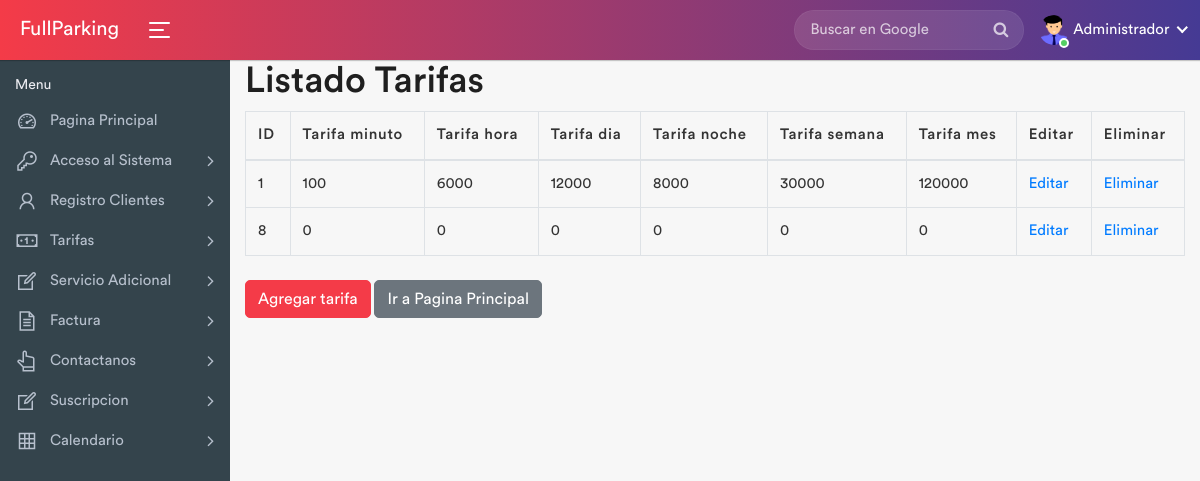
The page /listar_Tarifas.php (signed in) on the database its author committed.
### tables this page shows
CREATE TABLE `tarifas` (
  `idTarifas` int(8) NOT NULL,
  `Tarifa_minuto` int(8) NOT NULL,
  `Tarifa_hora` int(8) NOT NULL,
  `Tarifa_dia` int(8) NOT NULL,
  `Tarifa_noche` int(8) NOT NULL,
  `Tarifa_semana` int(8) NOT NULL,
  `Tarifa_mes` int(8) NOT NULL
);

### listar_Tarifas.php (the view)
<?php
include_once "./vistas/encabezado.php";
$mysqli= include_once "./database/conexion.php";
$resultadoQuery = $mysqli->query("SELECT idTarifas,
Tarifa_minuto,
Tarifa_hora,
Tarifa_dia,
Tarifa_noche,
Tarifa_semana,
Tarifa_mes
FROM tarifas");
$listadoClientes= $resultadoQuery->fetch_all(MYSQLI_ASSOC);
?>
<div class="container">
<div class="row">
<div class="col-12">
    <h1>Listado Tarifas</h1>
</div>
<div class="col-12">
    <table class="table table-bordered">
    <thead>
    <tr>
        <th scope="col">ID</th>
        <th scope="col">Tarifa minuto</th>
        <th scope="col">Tarifa hora</th>
        <th scope="col">Tarifa dia</th>
        <th scope="col">Tarifa noche</th>
        <th scope="col">Tarifa semana</th>
        <th scope="col">Tarifa mes</th>
        <th scope="col">Editar</th>
        <th scope="col">Eliminar</th>
    </tr>
    </thead>
    <tbody>
    <?php
    foreach ($listadoClientes as $listadoIndividual) {?>
       <tr>
           <td> <?php echo $listadoIndividual["idTarifas"] ?></td>
           <td> <?php echo $listadoIndividual["Tarifa_minuto"] ?></td>
           <td> <?php echo $listadoIndividual["Tarifa_hora"] ?></td>
           <td> <?php echo $listadoIndividual["Tarifa_dia"] ?></td>
           <td> <?php echo $listadoIndividual["Tarifa_noche"] ?></td>
           <td> <?php echo $listadoIndividual["Tarifa_semana"] ?></td>
           <td> <?php echo $listadoIndividual["Tarifa_mes"] ?></td>
           <td>
               <a href="editar_Tarifas.php?id=<?php echo $listadoIndividual["idTarifas"] ?>">Editar</a>
           </td>
           <td>
               <a href="eliminar_Tarifas.php?id=<?php echo $listadoIndividual["idTarifas"] ?>">Eliminar</a>
           </td>
       </tr>
    <?php
    }
    ?>
    </tbody>
</table>
<a class="btn btn-primary account-btn" href="Tarifas.php">Agregar tarifa</a>
<a class="btn btn-secondary my-2" href="Tarifas.php">Ir a Pagina Principal</a>
</div>
</div>
</div>
<?php
include_once "./vistas/pie.php";
?>

### rows shown on the page
tarifas: idTarifas "1", Tarifa_minuto "100", Tarifa_hora "6000", Tarifa_dia "12000", Tarifa_noche "8000", Tarifa_semana "30000", Tarifa_mes "120000"
tarifas: idTarifas "8", Tarifa_minuto "0", Tarifa_hora "0", Tarifa_dia "0", Tarifa_noche "0", Tarifa_semana "0", Tarifa_mes "0"
